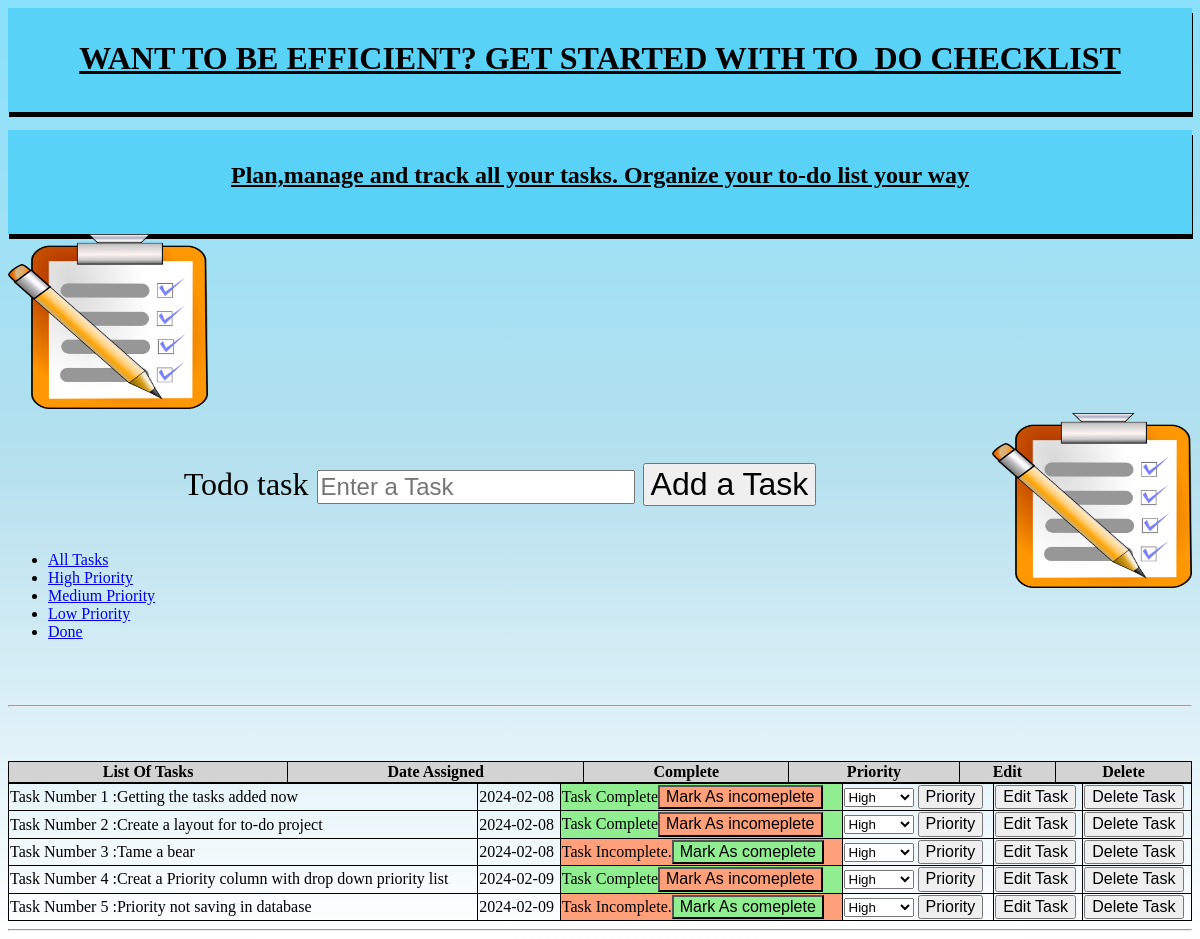
The app's page /, older data.
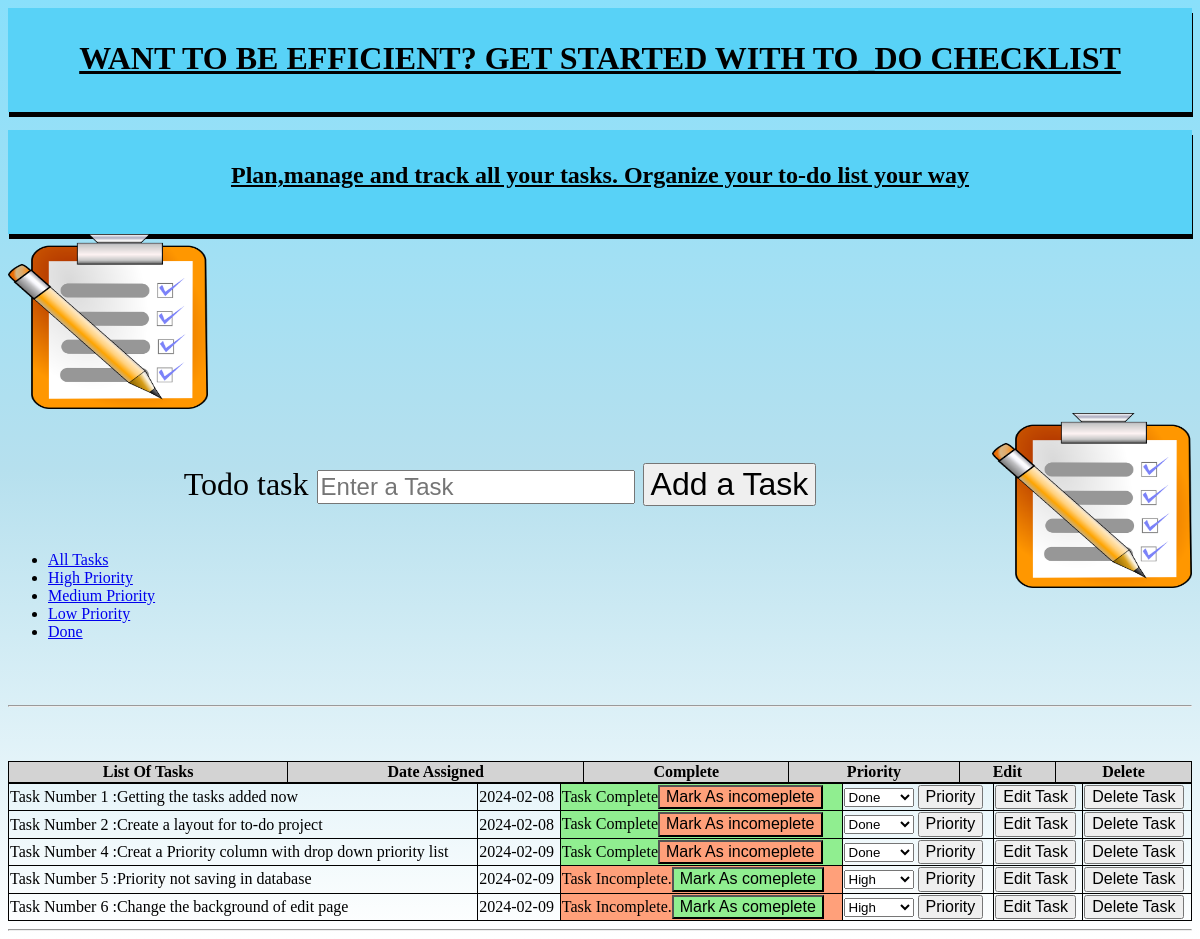
The same page, newer data.
### website/models.py (models this page shows)
class Todo(db.Model):
    id = db.Column(db.Integer, primary_key = True)
    task = db.Column(db.String(300), unique = True)
    complete = db.Column(db.Boolean, default = False)
    date_created = db.Column(db.DateTime,default=datetime.now)
    priority = db.Column(db.String(10))

### website/views.py (the view)
@my_view.route("/")
def home():
    todo_list = Todo.query.all()
    message=request.args.get('message',None)
    return render_template("index.html", todo_list = todo_list,message=message)

### website/templates/index.html (shortened to what this page needs)
<!DOCTYPE html>
<html lang="en" >
<head>
    <link rel="stylesheet" href="{{ url_for('static',filename='style.css')}}">
</head>
<body class="index">
        <h1>WANT TO BE EFFICIENT? GET STARTED WITH TO_DO CHECKLIST</h1><br>
        <h2>Plan,manage and track all your tasks. Organize your to-do list your way</h2>
        <form action="/add" method="post">
            <img src="{{ url_for('static', filename='checklist.webp') }}" alt="User Image"class="left-image"style="width:200px;height: 175px;"><br>
            <img src="{{ url_for('static', filename='checklist.webp') }}" alt="User Image"class="right-image"style="width:200px;height: 175px;"><br>
            <div>
                <label>Todo task</label>
                <input type="text" name="task" placeholder="Enter a Task">
                <button type="submit">Add a Task</button>
            </div>
        </form>
        <ul id="tabs" class="nav nav-tabs" data-tabs="tabs">
            <li role="presentation" class="active"><a href="{{ url_for('my_view.view_tasks', priority='all') }}" target ="_blank">All Tasks</a></li>
            <li role="presentation"><a href="{{ url_for('my_view.view_tasks', priority='high') }}">High Priority</a></li>
            <li role="presentation"><a href="{{ url_for('my_view.view_tasks', priority='medium') }}">Medium Priority</a></li>
            <li role="presentation"><a href="{{ url_for('my_view.view_tasks', priority='low') }}">Low Priority</a></li>
            <li role="presentation"><a href="{{ url_for('my_view.view_tasks', priority='done') }}">Done</a></li>
            </ul>
        <div class="error">
        <hr>
    </div>
    <table>
        <tr>
            <th>List Of Tasks</th>
            <th>Date Assigned</th>
            <th>Complete</th>
            <th>Priority</th>
            <th>Edit</th>
            <th>Delete</th>
            <table id="table">
                {% for todo in todo_list %}
                <tr>
                    <td>Task Number {{todo.id}}  :{{todo.task}}  </td>
                    <td>{{todo.date_created.strftime('%Y-%m-%d')}}</td>
                    {% if todo.complete == False %}
                    <td class="snap">Task Incomplete.<a href = "/update/{{todo.id}}"><button class="complete">Mark As comeplete</button></a></td>
                    {% else %}
                    <td class="complete"> Task Complete<a href = "/update/{{todo.id}}"><button class="snap" type="submit">Mark As incomeplete</button></a></td>
                    {% endif %}
                    <td>
                        <form action="/update_priority/{{todo.id}}" method="post">
                        <select name="priority" id="priority-{{ todo.id }}">
                            <option class= high value="high"{% if todo.priority=="high" %}selected {% endif %}>High</option>
                            <option value="done"{% if todo.priority == "done"%} selected {% endif %}>Done</option>
                        </select>
                        <button type="submit">Priority</button>
                    </form>
                </td>
                <td><a href="/edit/{{todo.id}}"> <button type="submit">Edit Task</button></a></td>
                <td class="delete"><a href="/delete/{{todo.id}}"><button type="submit">Delete Task</button></a></td>
            </tr>
                {% endfor %}
                </table>
    </table>
    <hr>
</body>
</html>

### website/static/style.css (style rules this page uses)
body { background-image: linear-gradient(rgb(137, 224, 251), rgb(182, 224, 238), white); }
h1,h2 { margin: 0; width: 100%; height: 72px; padding-top: 32px; text-align: center; text-decoration:underline; background-color: rgb(88, 210, 247); box-shadow: 1px 5px; }
hr { box-sizing: content-box; height: 0; overflow: visible; }
button { font-family: Poppins, sans-serif; font-size: 100%; line-height: 1.15; margin: 0; }
input { font-family: Poppins, sans-serif; line-height: 1; font-size: 75%; }
.error { text-align: center; color:red; }
div { text-align: center; margin: 0; width: 100%; height: 72px; width: 100%; padding-top: 32px; font-size: 32px; }
.right-image { float: right; }
table,th,td { border:1px solid black; }
table { border-collapse: collapse; width: 100%; }
th { text-align: center; background-color: lightgray; color:black }
.complete { background-color: lightgreen; }
.snap { background-color:lightsalmon; }

Row changes from the older to the newer data that the page shows:
removed Todo: id "3", task "Tame a bear", date_created "2024-02-08", priority "High"
changed Todo "Getting the tasks added now": priority "High" → "Done"
changed Todo "Create a layout for to-do project": priority "High" → "Done"
changed Todo "Creat a Priority column with drop down priority list": priority "High" → "Done"
added Todo: id "6", task "Change the background of edit page", date_created "2024-02-09", priority "High"
